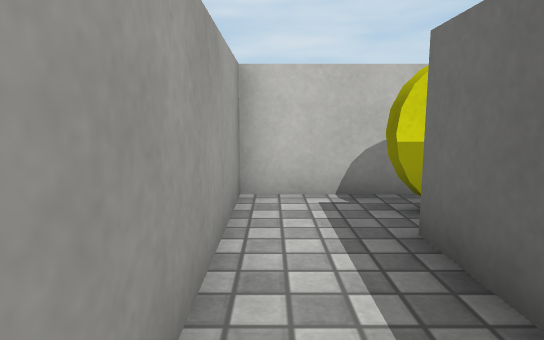
View 1 (above)

16 first-person views from a walk through a 3-D level made in the Unity game engine. The camera is 0.58 m above the floor, tilts 8° down and sees 75° across. The floor is counted in squares, 0.5 m on a side. Each view is taken from the middle of a square. On the plan, view 1 faces up. The plan holds only what a view shows up to about 14 squares ahead; the rest is blank. The player character is not drawn. Surface patterns are stand-ins for the level's own textures.

View 2
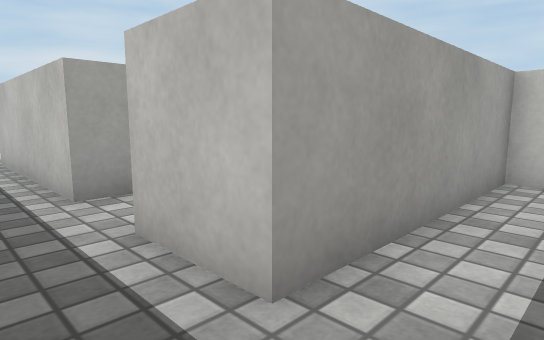

View 3
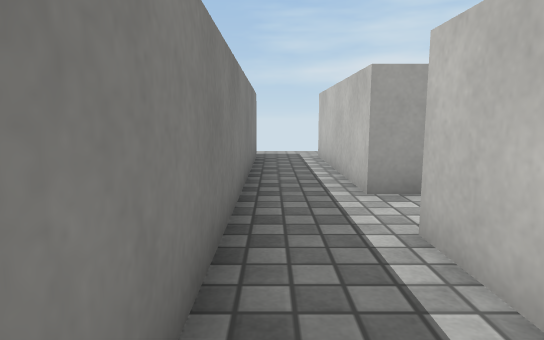

View 4
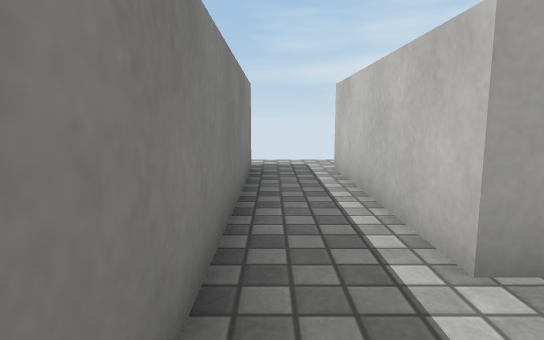

View 5
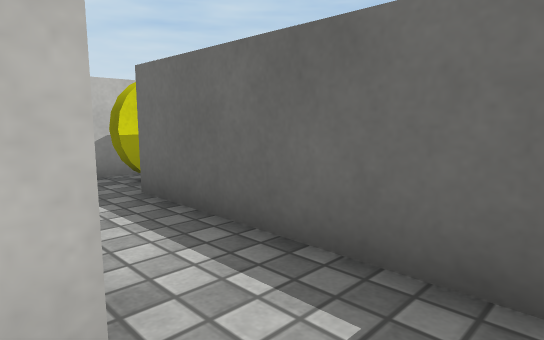

View 6
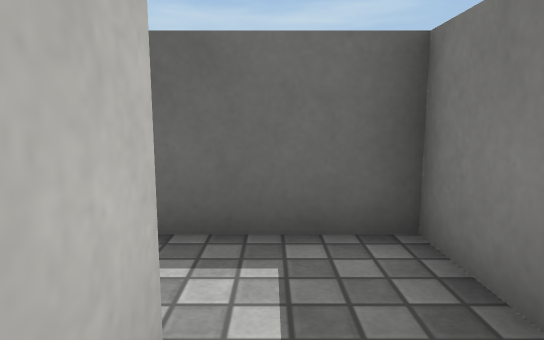

View 7
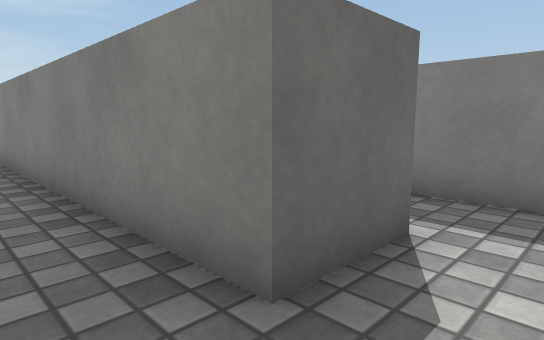

View 8
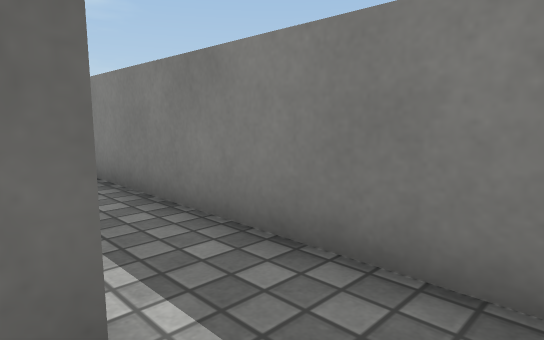

View 9
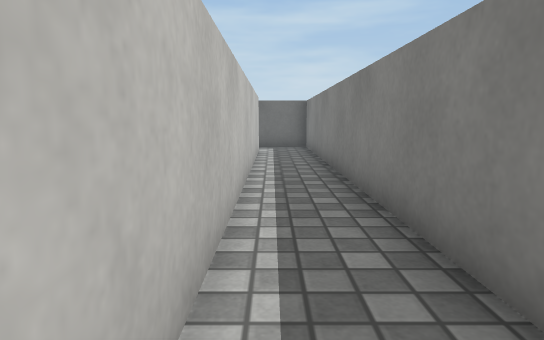

View 10
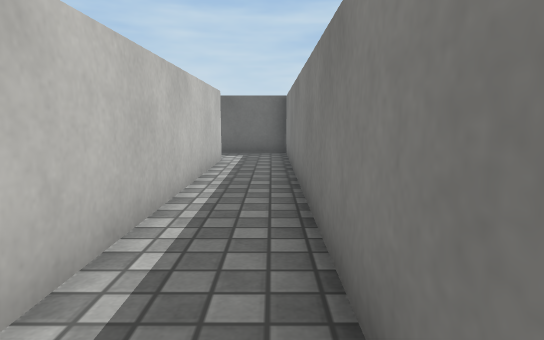

View 11
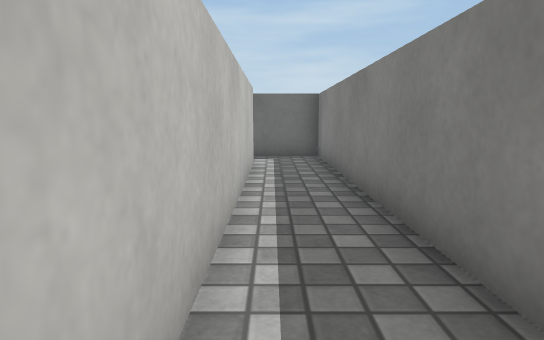

View 12
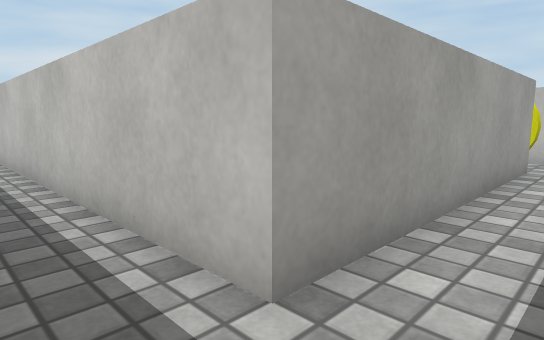

View 13
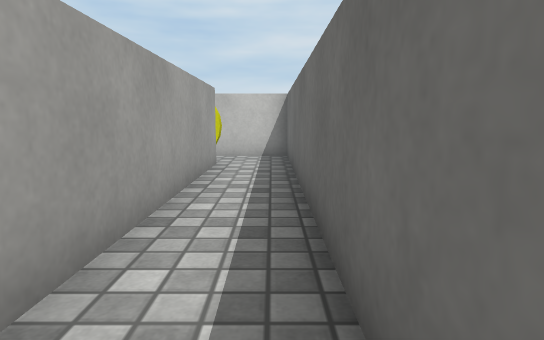

View 14
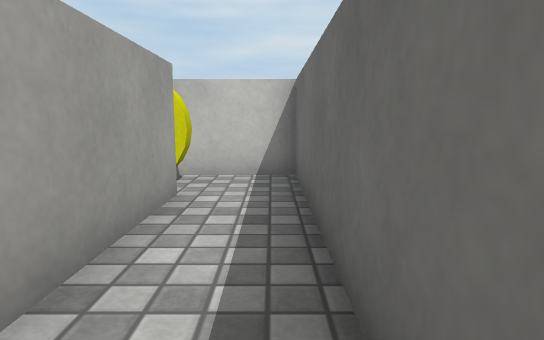

View 15
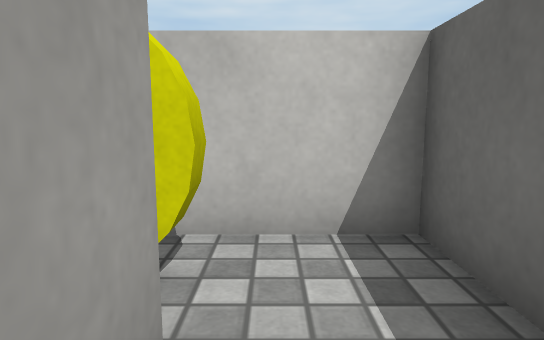

View 16
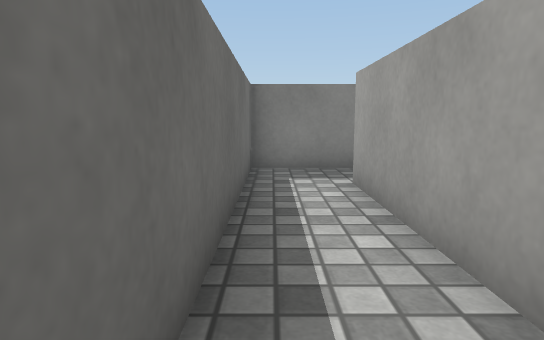

### Floor plan
Points are (right, up) in squares from view 1. A wall is a line through its corners. A room is listed if a view was taken in it or the views show most of it. See-through windows are left out.
Room 1 (views 1, 2, 3, 4, 5, 6)
walls: (3.5, 5.5) (-0.5, 5.5) (-0.5, -0.5) (-2.5, -0.5); (-2.5, -2.5) (1.5, -2.5) (1.5, 3.5)
ways out: opening at (-1.5, -1.5) to room 2; opening at (2.5, 4.5) to room 3
objects: yellow coin (2, 4) to (3, 4)
Room 2 (views 7, 8)
walls: (-10.5, -4.6) (-10.5, -2.5) (-2.5, -2.5); (-4.5, -0.5) (-10.5, -0.5)
ways out: opening at (-1.5, -1.5) to room 1; opening at (-11.5, -3.5) to room 3; opening at (-11.5, 0.5); opening at (-3.5, 0.5)
Room 3 (views 9, 10, 11, 12, 13, 14, 15, 16)
walls: (3.5, 3.6) (3.5, -4.5) (-9.5, -4.5); (-11.8, -6.5) (5.5, -6.5) (5.5, 5.5) (3.5, 5.5)
ways out: opening at (2.5, 4.5) to room 1; opening at (-11.5, -3.5) to room 2

Where each view was taken, in squares from view 1:
view 1: 0 up, 0 right, facing up
view 2: 2 down, 1 right, facing up-left
view 3: 2 down, 1 right, facing left
view 4: 2 down, 2 left, facing left
view 5: 2 down, 1 left, facing up-right
view 6: 1 down, 2 left, facing right
view 7: 1 down, 12 left, facing down-right
view 8: 4 down, 12 left, facing down-right
view 9: 5 down, 10 left, facing right
view 10: 6 down, 7 left, facing right
view 11: 5 down, 6 left, facing right
view 12: 6 down, 5 right, facing up-left
view 13: 6 down, 5 right, facing up
view 14: 2 down, 5 right, facing up
view 15: 2 up, 4 right, facing up
view 16: 2 up, 5 right, facing down
